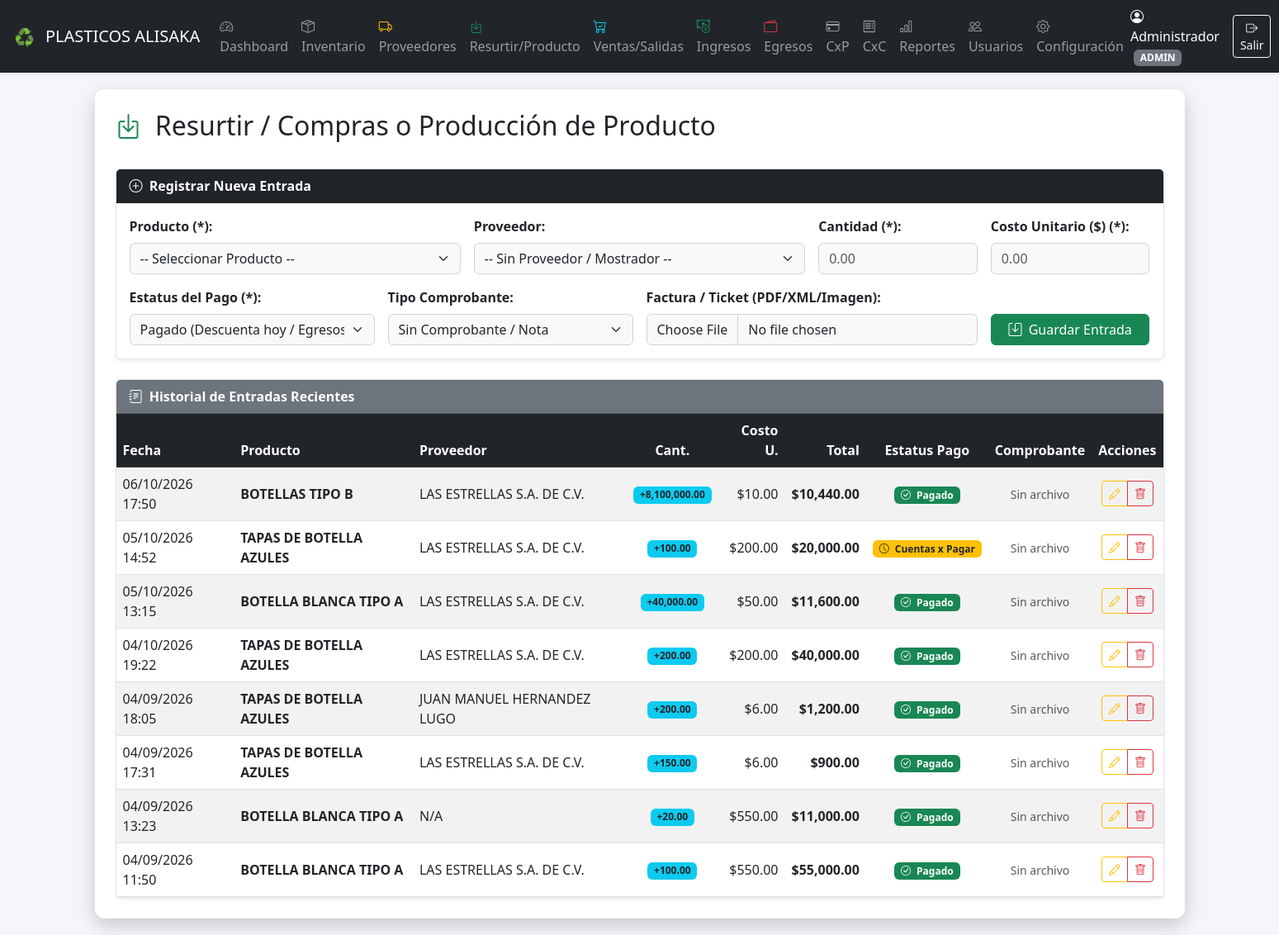
Screenshot of /entradas.php (signed in) with the database file from the repository.
### tables this page shows
CREATE TABLE `configuracion` (
  `id` int NOT NULL AUTO_INCREMENT,
  `nombre_empresa` varchar(150) NOT NULL,
  `logo_url` varchar(255) DEFAULT 'assets/img/default-logo.png',
  `email_notificaciones` varchar(150) NOT NULL,
  `smtp_host` varchar(150) DEFAULT NULL,
  `smtp_port` int DEFAULT NULL,
  `smtp_user` varchar(150) DEFAULT NULL,
  `smtp_pass` varchar(150) DEFAULT NULL,
  `bg_url` varchar(255) DEFAULT '',
  PRIMARY KEY (`id`)
);

CREATE TABLE `entradas_inventario` (
  `id` int NOT NULL AUTO_INCREMENT,
  `producto_id` int NOT NULL,
  `proveedor_id` int DEFAULT NULL,
  `cantidad` int NOT NULL,
  `empaques_recibidos` decimal(10,2) DEFAULT NULL,
  `unidades_por_empaque` decimal(10,2) DEFAULT '1.00',
  `costo_unitario` decimal(10,2) NOT NULL,
  `monto_total` decimal(10,2) NOT NULL,
  `estatus_pago` enum('pagado','pendiente') DEFAULT 'pagado',
  `tipo_comprobante` varchar(30) DEFAULT 'sin_comprobante',
  `comprobante_url` varchar(255) DEFAULT NULL,
  `fecha_pago` datetime DEFAULT NULL,
  `fecha_registro` datetime DEFAULT CURRENT_TIMESTAMP,
  PRIMARY KEY (`id`),
  KEY `producto_id` (`producto_id`),
  KEY `proveedor_id` (`proveedor_id`),
  CONSTRAINT `entradas_inventario_ibfk_1` FOREIGN KEY (`producto_id`) REFERENCES `productos` (`id`) ON DELETE CASCADE,
  CONSTRAINT `entradas_inventario_ibfk_2` FOREIGN KEY (`proveedor_id`) REFERENCES `proveedores` (`id`) ON DELETE SET NULL
);

CREATE TABLE `productos` (
  `id` int NOT NULL AUTO_INCREMENT,
  `codigo` varchar(50) NOT NULL,
  `nombre` varchar(150) NOT NULL,
  `tipo_unidad` varchar(50) NOT NULL DEFAULT 'pieza',
  `unidades_por_empaque` decimal(10,2) NOT NULL DEFAULT '1.00',
  `costo_unitario` decimal(10,2) NOT NULL DEFAULT '0.00',
  `precio_venta` decimal(10,2) NOT NULL DEFAULT '0.00',
  `stock_actual` decimal(10,2) NOT NULL DEFAULT '0.00',
  `stock_minimo` decimal(10,2) NOT NULL DEFAULT '5.00',
  `imagen` varchar(255) DEFAULT 'uploads/productos/default.png',
  `creado_en` timestamp NULL DEFAULT CURRENT_TIMESTAMP,
  `foto_url` varchar(255) DEFAULT '',
  `stock` int NOT NULL DEFAULT '0',
  PRIMARY KEY (`id`),
  UNIQUE KEY `codigo` (`codigo`)
);

CREATE TABLE `proveedores` (
  `id` int NOT NULL AUTO_INCREMENT,
  `nombre` varchar(150) NOT NULL,
  `rfc` varchar(20) DEFAULT NULL,
  `contacto` varchar(100) DEFAULT NULL,
  `telefono` varchar(30) DEFAULT NULL,
  `email` varchar(100) DEFAULT NULL,
  `direccion` text,
  `banco` varchar(100) DEFAULT NULL,
  `numero_cuenta` varchar(50) DEFAULT NULL,
  `rfc_archivo` varchar(255) DEFAULT NULL,
  `creado_en` datetime DEFAULT CURRENT_TIMESTAMP,
  PRIMARY KEY (`id`)
);

### config/config.php (called while the page is built, shortened)
<?php
require_once __DIR__ . '/db.php';
$stmt = $pdo->query("SELECT * FROM configuracion LIMIT 1");
$empresa = $stmt->fetch();
?>

### entradas.php (the view, shortened to what this page needs)
<?php
require_once 'includes/header.php';
$userRol = $_SESSION['user_rol'] ?? 'usuario';
$puedeEliminar = ($userRol === 'admin');
try {
    $sqlEntradas = "SELECT e.*, p.nombre AS producto_nombre, pr.nombre AS proveedor_nombre
                    FROM entradas_inventario e
                    JOIN productos p ON e.producto_id = p.id
                    LEFT JOIN proveedores pr ON e.proveedor_id = pr.id
                    ORDER BY e.fecha_registro DESC LIMIT 50";
    $entradas = $pdo->query($sqlEntradas)->fetchAll(PDO::FETCH_ASSOC);
} catch (\PDOException $e) {
    $entradas = [];
    $mensajeError = "Error al consultar historial de entradas: " . $e->getMessage();
}
?>
<div class="d-flex justify-content-between align-items-center mb-4">
    <h2><i class="bi bi-box-arrow-in-down text-success me-2"></i> Resurtir / Compras o Producción de Producto </h2>
</div>
<div class="card shadow-sm mb-4">
    <div class="card-header bg-dark text-white fw-bold">
        <i class="bi bi-plus-circle me-1"></i> Registrar Nueva Entrada
    </div>
    <div class="card-body">
        <form method="POST" action="entradas.php" enctype="multipart/form-data">
            <div class="row g-3">
                <div class="col-md-4">
                    <label class="form-label fw-bold">Producto (*):</label>
                    <select name="producto_id" class="form-select" required>
                        <option value="">-- Seleccionar Producto --</option>
                    </select>
                </div>
                <div class="col-md-4">
                    <label class="form-label fw-bold">Proveedor:</label>
                    <select name="proveedor_id" class="form-select">
                        <option value="">-- Sin Proveedor / Mostrador --</option>
                    </select>
                </div>
                <div class="col-md-2">
                    <label class="form-label fw-bold">Cantidad (*):</label>
                    <input type="number" step="0.01" min="0.01" name="cantidad" class="form-control" required placeholder="0.00">
                </div>
                <div class="col-md-2">
                    <label class="form-label fw-bold">Costo Unitario ($) (*):</label>
                    <input type="number" step="0.01" min="0" name="costo_unitario" class="form-control" required placeholder="0.00">
                </div>
                <div class="col-md-3">
                    <label class="form-label fw-bold">Estatus del Pago (*):</label>
                    <select name="estatus_pago" class="form-select" required>
                        <option value="pagado">Pagado (Descuenta hoy / Egresos)</option>
                    </select>
                </div>
                <div class="col-md-3">
                    <label class="form-label fw-bold">Tipo Comprobante:</label>
                    <select name="tipo_comprobante" class="form-select">
                        <option value="sin_comprobante">Sin Comprobante / Nota</option>
                    </select>
                </div>
                <div class="col-md-4">
                    <label class="form-label fw-bold">Factura / Ticket (PDF/XML/Imagen):</label>
                    <input type="file" name="comprobante" class="form-control" accept=".pdf,.xml,.jpg,.jpeg,.png,.webp">
                </div>
                <div class="col-md-2 d-flex align-items-end">
                    <button type="submit" class="btn btn-success w-100">
                        <i class="bi bi-save me-1"></i> Guardar Entrada
                    </button>
                </div>
            </div>
        </form>
    </div>
</div>
<div class="card shadow-sm">
    <div class="card-header bg-secondary text-white fw-bold">
        <i class="bi bi-journal-text me-1"></i> Historial de Entradas Recientes
    </div>
    <div class="card-body p-0">
        <div class="table-responsive">
            <table class="table table-striped table-hover align-middle mb-0">
                <thead class="table-dark">
                    <tr>
                        <th>Fecha</th>
                        <th>Producto</th>
                        <th>Proveedor</th>
                        <th class="text-center">Cant.</th>
                        <th class="text-end">Costo U.</th>
                        <th class="text-end">Total</th>
                        <th class="text-center">Estatus Pago</th>
                        <th class="text-center">Comprobante</th>
                        <th class="text-center">Acciones</th>
                    </tr>
                </thead>
                <tbody>
                    <?php if (empty($entradas)): ?>
                        <tr><td colspan="9" class="text-center py-3 text-muted">No hay registros de entradas aún.</td></tr>
                    <?php else: ?>
                        <?php foreach ($entradas as $ent): ?>
                            <tr>
                                <td><?= date('d/m/Y H:i', strtotime($ent['fecha_registro'])) ?></td>
                                <td class="fw-bold"><?= htmlspecialchars($ent['producto_nombre']) ?></td>
                                <td><?= htmlspecialchars($ent['proveedor_nombre'] ?? 'N/A') ?></td>
                                <td class="text-center"><span class="badge bg-info text-dark">+<?= number_format($ent['cantidad'], 2) ?></span></td>
                                <td class="text-end">$<?= number_format($ent['costo_unitario'], 2) ?></td>
                                <td class="text-end fw-bold">$<?= number_format($ent['monto_total'], 2) ?></td>
                                <td class="text-center">
                                    <?php if (($ent['estatus_pago'] ?? '') === 'pagado'): ?>
                                        <span class="badge bg-success"><i class="bi bi-check-circle me-1"></i> Pagado</span>
                                    <?php else: ?>
                                        <span class="badge bg-warning text-dark"><i class="bi bi-clock me-1"></i> Cuentas x Pagar</span>
                                    <?php endif; ?>
                                </td>
                                <td class="text-center">
                                    <?php if (!empty($ent['comprobante_url']) && file_exists(__DIR__ . '/' . $ent['comprobante_url'])): ?>
                                        <a href="<?= htmlspecialchars($ent['comprobante_url']) ?>" target="_blank" class="btn btn-sm btn-outline-primary">
                                            <i class="bi bi-file-earmark-arrow-down me-1"></i> Ver
                                        </a>
                                    <?php else: ?>
                                        <span class="text-muted small">Sin archivo</span>
                                    <?php endif; ?>
                                </td>
                                <td class="text-center">
                                    <div class="btn-group" role="group">
                                        <button class="btn btn-sm btn-outline-warning btn-editar"
                                                data-id="<?= $ent['id'] ?>"
                                                data-producto="<?= htmlspecialchars($ent['producto_nombre']) ?>"
                                                data-proveedor="<?= $ent['proveedor_id'] ?? '' ?>"
                                                data-cantidad="<?= $ent['cantidad'] ?>"
                                                data-costo="<?= $ent['costo_unitario'] ?>"
                                                data-estatus="<?= $ent['estatus_pago'] ?>"
                                                data-bs-toggle="modal" data-bs-target="#modalEditarEntrada" title="Editar">
                                            <i class="bi bi-pencil"></i>
                                        </button>
                                        <?php if ($puedeEliminar): ?>
                                            <button class="btn btn-sm btn-outline-danger btn-eliminar"
                                                    data-id="<?= $ent['id'] ?>"
                                                    data-producto="<?= htmlspecialchars($ent['producto_nombre']) ?>"
                                                    data-cantidad="<?= $ent['cantidad'] ?>"
                                                    data-bs-toggle="modal" data-bs-target="#modalEliminarEntrada" title="Eliminar">
                                                <i class="bi bi-trash"></i>
                                            </button>
                                        <?php endif; ?>
                                    </div>
                                </td>
                            </tr>
                        <?php endforeach; ?>
                    <?php endif; ?>
                </tbody>
            </table>
        </div>
    </div>
</div>
<?php require_once 'includes/footer.php'; ?>

### includes/header.php (shortened to what this page needs)
<?php
$userRol = $_SESSION['user_rol'] ?? 'usuario';
require_once __DIR__ . '/../config/config.php';
?>
<!DOCTYPE html>
<html lang="es">
<head>
    <link href="https://cdn.jsdelivr.net/npm/bootstrap@5.3.0/dist/css/bootstrap.min.css" rel="stylesheet">
    <link href="https://cdn.jsdelivr.net/npm/bootstrap-icons@1.10.0/font/bootstrap-icons.css" rel="stylesheet">
</head>
<body>
<nav class="navbar navbar-expand-lg navbar-dark bg-dark shadow-sm">
  <div class="container-fluid">
    <a class="navbar-brand d-flex align-items-center" href="<?= $userRol === 'cajero' ? 'salidas.php' : ($userRol === 'almacen' ? 'inventario.php' : 'index.php') ?>">
      <?php if (!empty($empresa['logo_url']) && file_exists(__DIR__ . '/../' . $empresa['logo_url'])): ?>
        <img src="<?= htmlspecialchars($empresa['logo_url']) ?>" alt="Logo" style="max-height: 35px;" class="me-2">
      <?php endif; ?>
      <?= htmlspecialchars($empresa['nombre_empresa'] ?? 'ERP System') ?>
    </a>
    <div class="collapse navbar-collapse" id="navbarNav">
      <ul class="navbar-nav me-auto mb-2 mb-lg-0">
        <?php if ($userRol === 'admin'): ?>
            <li class="nav-item"><a class="nav-link" href="index.php"><i class="bi bi-speedometer2"></i> Dashboard</a></li>
        <?php endif; ?>
        <?php if ($userRol === 'admin' || $userRol === 'almacen'): ?>
            <li class="nav-item"><a class="nav-link" href="inventario.php"><i class="bi bi-box-seam"></i> Inventario</a></li>
            <li class="nav-item"><a class="nav-link" href="proveedores.php"><i class="bi bi-truck text-warning"></i> Proveedores</a></li>
            <li class="nav-item"><a class="nav-link" href="entradas.php"><i class="bi bi-box-arrow-in-down text-success"></i> Resurtir/Producto</a></li>
        <?php endif; ?>
        <?php if ($userRol === 'admin' || $userRol === 'cajero'): ?>
            <li class="nav-item"><a class="nav-link" href="salidas.php"><i class="bi bi-cart-check text-info"></i> Ventas/Salidas</a></li>
        <?php endif; ?>
        <?php if ($userRol === 'admin'): ?>
            <li class="nav-item"><a class="nav-link" href="ingresos.php"><i class="bi bi-cash-coin text-success"></i> Ingresos</a></li>
            <li class="nav-item"><a class="nav-link" href="egresos.php"><i class="bi bi-wallet2 text-danger"></i> Egresos</a></li>
            <li class="nav-item"><a class="nav-link" href="cuentas_pagar.php"><i class="bi bi-credit-card"></i> CxP</a></li>
            <li class="nav-item"><a class="nav-link" href="cuentas_cobrar.php"><i class="bi bi-receipt"></i> CxC</a></li>
            <li class="nav-item"><a class="nav-link" href="reportes.php"><i class="bi bi-bar-chart"></i> Reportes</a></li>
            <li class="nav-item"><a class="nav-link" href="usuarios.php"><i class="bi bi-people"></i> Usuarios</a></li>
            <li class="nav-item"><a class="nav-link" href="configuracion.php"><i class="bi bi-gear"></i> Configuración</a></li>
        <?php endif; ?>
      </ul>
      <div class="d-flex align-items-center text-white">
        <span class="me-3">
            <i class="bi bi-person-circle"></i>
            <?= htmlspecialchars($_SESSION['user_nombre'] ?? 'Usuario') ?>
            <small class="badge bg-secondary ms-1"><?= strtoupper($userRol) ?></small>
        </span>
        <a href="logout.php" class="btn btn-outline-light btn-sm"><i class="bi bi-box-arrow-right"></i> Salir</a>
      </div>
    </div>
  </div>
</nav>
<div class="container main-content">

### rows the page displays
configuracion: logo_url (picture), nombre_empresa "PLASTICOS ALISAKA"
entradas_inventario: fecha_registro "06/10/2026 17:50", producto.nombre "BOTELLAS TIPO B", proveedor.nombre "LAS ESTRELLAS S.A. DE C.V.", cantidad "8,100,000.00", costo_unitario "10.00", monto_total "10,440.00", estatus_pago "pagado" (drawn), shows "Sin archivo"
entradas_inventario: fecha_registro "05/10/2026 14:52", producto.nombre "TAPAS DE BOTELLA AZULES", proveedor.nombre "LAS ESTRELLAS S.A. DE C.V.", cantidad "100.00", costo_unitario "200.00", monto_total "20,000.00", estatus_pago "pendiente" (drawn), shows "Sin archivo"
entradas_inventario: fecha_registro "05/10/2026 13:15", producto.nombre "BOTELLA BLANCA TIPO A", proveedor.nombre "LAS ESTRELLAS S.A. DE C.V.", cantidad "40,000.00", costo_unitario "50.00", monto_total "11,600.00", estatus_pago "pagado" (drawn), shows "Sin archivo"
entradas_inventario: fecha_registro "04/10/2026 19:22", producto.nombre "TAPAS DE BOTELLA AZULES", proveedor.nombre "LAS ESTRELLAS S.A. DE C.V.", cantidad "200.00", costo_unitario "200.00", monto_total "40,000.00", estatus_pago "pagado" (drawn), shows "Sin archivo"
entradas_inventario: fecha_registro "04/09/2026 18:05", producto.nombre "TAPAS DE BOTELLA AZULES", proveedor.nombre "JUAN MANUEL HERNANDEZ LUGO", cantidad "200.00", costo_unitario "6.00", monto_total "1,200.00", estatus_pago "pagado" (drawn), shows "Sin archivo"
entradas_inventario: fecha_registro "04/09/2026 17:31", producto.nombre "TAPAS DE BOTELLA AZULES", proveedor.nombre "LAS ESTRELLAS S.A. DE C.V.", cantidad "150.00", costo_unitario "6.00", monto_total "900.00", estatus_pago "pagado" (drawn), shows "Sin archivo"
entradas_inventario: fecha_registro "04/09/2026 13:23", producto.nombre "BOTELLA BLANCA TIPO A", proveedor_nombre "N/A", cantidad "20.00", costo_unitario "550.00", monto_total "11,000.00", estatus_pago "pagado" (drawn), shows "Sin archivo"
entradas_inventario: fecha_registro "04/09/2026 11:50", producto.nombre "BOTELLA BLANCA TIPO A", proveedor.nombre "LAS ESTRELLAS S.A. DE C.V.", cantidad "100.00", costo_unitario "550.00", monto_total "55,000.00", estatus_pago "pagado" (drawn), shows "Sin archivo"

### other values shown
$_SESSION['user_nombre'] "Administrador"
$userRol "ADMIN"
